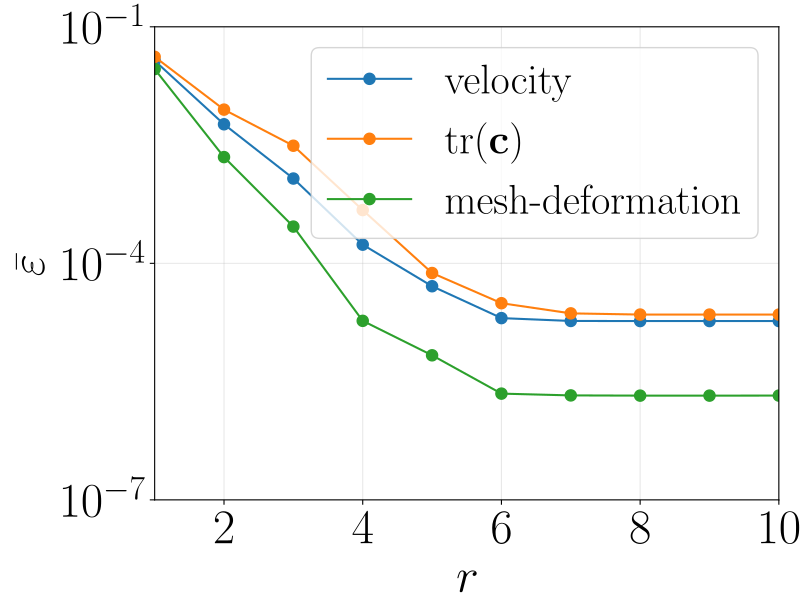

The Python source for this figure:
"""Figure 6: ROM error convergence with the number of POD modes.

Reproduces Figure 6 of the extrudate-swell ROM paper: the mean relative l2 error
over the test set as a function of the number of retained POD modes r, for the
velocity field, the trace of the conformation tensor, and the mesh-deformation
(height) field. For each r the ROM is rebuilt on the leading r POD modes -- the
GPR surrogate is retrained and the test snapshots reconstructed -- and the mean
relative error of Eq. (36) is recorded.

Run: python figures/figure6.py
"""

import sys
import types
from pathlib import Path

import numpy as np
import matplotlib.pyplot as plt

ROOT = Path(__file__).resolve().parents[1]
sys.path.insert(0, str(ROOT))
from romlab import FOM, OfflinePhase, OnlinePhase  # noqa: E402  (also sets rcParams)

DATA_DIR = ROOT / "data" / "2d" / "lambda"
TRAIN_FILES = ["snapshots.txt", "c-trace.txt", "mesh_coor2.txt", "parameters.txt"]
TEST_FILES = ["snapshots_test.txt", "c-trace_test.txt", "mesh_coor2_test.txt", "parameters_test.txt"]
FIELDS = ("velocity", "c-trace", "mesh_coor2")
LABELS = {"velocity": "velocity", "c-trace": r"tr($\mathbf{c}$)", "mesh_coor2": "mesh-deformation"}
COLORS = {"velocity": "#1f77b4", "c-trace": "#ff7f0e", "mesh_coor2": "#2ca02c"}
CENTERING = False  # plain SVD spectrum (paper Algorithm 1), gives a full rank-M basis


def style():
    """Undo romlab's global rcParams; serif LaTeX to match figure4."""
    plt.rcParams.update({
        "font.size": 35, "text.usetex": True, "font.family": "serif",
        "font.weight": "light", "lines.linewidth": 1.5, "legend.fontsize": 30,
        "axes.labelsize": 35, "legend.loc": "best", "lines.markersize": 8,
        "legend.frameon": True,
    })


def full_pod(train):
    """Full (untruncated) POD of one field's training snapshots."""
    lifting = train.mean(axis=0) * CENTERING
    X = train - lifting
    U, _, _ = np.linalg.svd(X.T, full_matrices=False)  # (n_dof, M)
    return {"basis": U, "coeffs_train": X @ U, "lifting": lifting}


def mean_error_at_r(fom, field, pod_full, r):
    """Retrain the ROM on the leading r modes; return the mean relative test error."""
    d = pod_full[field]
    trunc = types.SimpleNamespace(data={field: {
        "basis": d["basis"][:, :r],
        "coeffs_train": d["coeffs_train"][:, :r],
        "lifting": d["lifting"],
    }})
    offline = OfflinePhase(fom, trunc, x_scaler="minmax")
    offline.train_rom()
    online = OnlinePhase(fom, trunc, offline)
    online.reconstruct_sol()
    return online.mean_errors[field]


def main():
    plt.switch_backend("TkAgg")  # ensure an interactive backend to show the figure
    style()

    fom = FOM(DATA_DIR, TRAIN_FILES, TEST_FILES, param_cols=[0], seed=42)
    fom.info()

    pod_full = {f: full_pod(fom.train[f]) for f in FIELDS}
    n_max = min(pod_full[f]["basis"].shape[1] for f in FIELDS)
    modes = np.arange(1, n_max + 1)

    fig, ax = plt.subplots(figsize=(8, 6), constrained_layout=True)
    for field in FIELDS:
        errors = [mean_error_at_r(fom, field, pod_full, r) for r in modes]
        ax.semilogy(modes, errors, "o-", color=COLORS[field], label=LABELS[field])

    ax.set(xlabel="$r$", ylabel=r"$\bar{\varepsilon}$")
    ax.set_xticks(np.arange(2, n_max + 1, 2))
    ax.set_xlim(1, n_max)
    ax.set_ylim(1e-7, 1e-1)
    ax.set_yticks([1e-7, 1e-4, 1e-1])
    ax.grid(True, alpha=0.3)
    ax.legend()

    plt.savefig(Path(__file__).resolve().parent / "figure6.pdf", bbox_inches="tight")
    plt.show()


if __name__ == "__main__":
    main()
